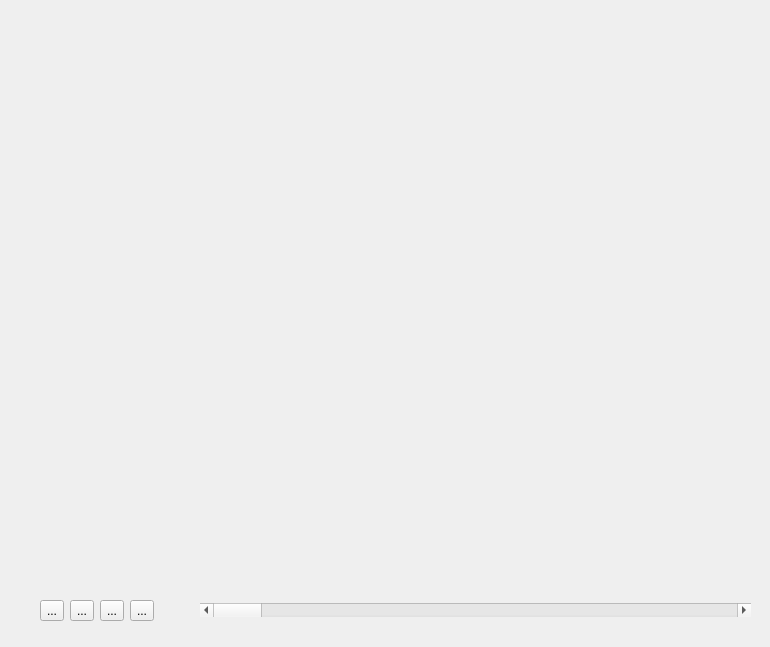
<?xml version="1.0" encoding="UTF-8"?>
<ui version="4.0">
 <class>CurveViewDlg</class>
 <widget class="QDialog" name="CurveViewDlg">
  <property name="geometry">
   <rect>
    <x>0</x>
    <y>0</y>
    <width>770</width>
    <height>647</height>
   </rect>
  </property>
  <property name="sizePolicy">
   <sizepolicy hsizetype="Expanding" vsizetype="MinimumExpanding">
    <horstretch>0</horstretch>
    <verstretch>0</verstretch>
   </sizepolicy>
  </property>
  <property name="minimumSize">
   <size>
    <width>770</width>
    <height>640</height>
   </size>
  </property>
  <property name="windowTitle">
   <string>Dialog</string>
  </property>
  <widget class="QWidget" name="horizontalLayoutWidget">
   <property name="geometry">
    <rect>
     <x>20</x>
     <y>590</y>
     <width>731</width>
     <height>41</height>
    </rect>
   </property>
   <layout class="QHBoxLayout" name="horizontalLayout">
    <item>
     <spacer name="horizontalSpacer_2">
      <property name="orientation">
       <enum>Qt::Horizontal</enum>
      </property>
      <property name="sizeType">
       <enum>QSizePolicy::Fixed</enum>
      </property>
      <property name="sizeHint" stdset="0">
       <size>
        <width>20</width>
        <height>20</height>
       </size>
      </property>
     </spacer>
    </item>
    <item>
     <widget class="QToolButton" name="zoomin">
      <property name="text">
       <string>...</string>
      </property>
      <property name="icon">
       <iconset resource="images.qrc">
        <normaloff>:/File/zoomin.jpg</normaloff>:/File/zoomin.jpg</iconset>
      </property>
     </widget>
    </item>
    <item>
     <widget class="QToolButton" name="zoomout">
      <property name="text">
       <string>...</string>
      </property>
      <property name="icon">
       <iconset resource="images.qrc">
        <normaloff>:/File/zoomout.jpg</normaloff>:/File/zoomout.jpg</iconset>
      </property>
     </widget>
    </item>
    <item>
     <widget class="QToolButton" name="play_button">
      <property name="text">
       <string>...</string>
      </property>
      <property name="icon">
       <iconset resource="images.qrc">
        <normaloff>:/File/Play.jpg</normaloff>:/File/Play.jpg</iconset>
      </property>
     </widget>
    </item>
    <item>
     <widget class="QToolButton" name="pause_button">
      <property name="text">
       <string>...</string>
      </property>
      <property name="icon">
       <iconset resource="images.qrc">
        <normaloff>:/File/Pause.jpg</normaloff>:/File/Pause.jpg</iconset>
      </property>
     </widget>
    </item>
    <item>
     <spacer name="horizontalSpacer">
      <property name="orientation">
       <enum>Qt::Horizontal</enum>
      </property>
      <property name="sizeType">
       <enum>QSizePolicy::Maximum</enum>
      </property>
      <property name="sizeHint" stdset="0">
       <size>
        <width>40</width>
        <height>20</height>
       </size>
      </property>
     </spacer>
    </item>
    <item>
     <widget class="QScrollBar" name="scroll_utc">
      <property name="sizePolicy">
       <sizepolicy hsizetype="Expanding" vsizetype="Fixed">
        <horstretch>0</horstretch>
        <verstretch>0</verstretch>
       </sizepolicy>
      </property>
      <property name="orientation">
       <enum>Qt::Horizontal</enum>
      </property>
     </widget>
    </item>
   </layout>
  </widget>
  <widget class="QScrollArea" name="scrollArea">
   <property name="geometry">
    <rect>
     <x>20</x>
     <y>10</y>
     <width>731</width>
     <height>551</height>
    </rect>
   </property>
   <property name="frameShape">
    <enum>QFrame::NoFrame</enum>
   </property>
   <property name="lineWidth">
    <number>1</number>
   </property>
   <property name="sizeAdjustPolicy">
    <enum>QAbstractScrollArea::AdjustToContents</enum>
   </property>
   <property name="widgetResizable">
    <bool>true</bool>
   </property>
   <widget class="QWidget" name="scrollAreaWidgetContents">
    <property name="geometry">
     <rect>
      <x>0</x>
      <y>0</y>
      <width>731</width>
      <height>551</height>
     </rect>
    </property>
   </widget>
  </widget>
 </widget>
 <resources>
  <include location="images.qrc"/>
 </resources>
 <connections/>
</ui>
